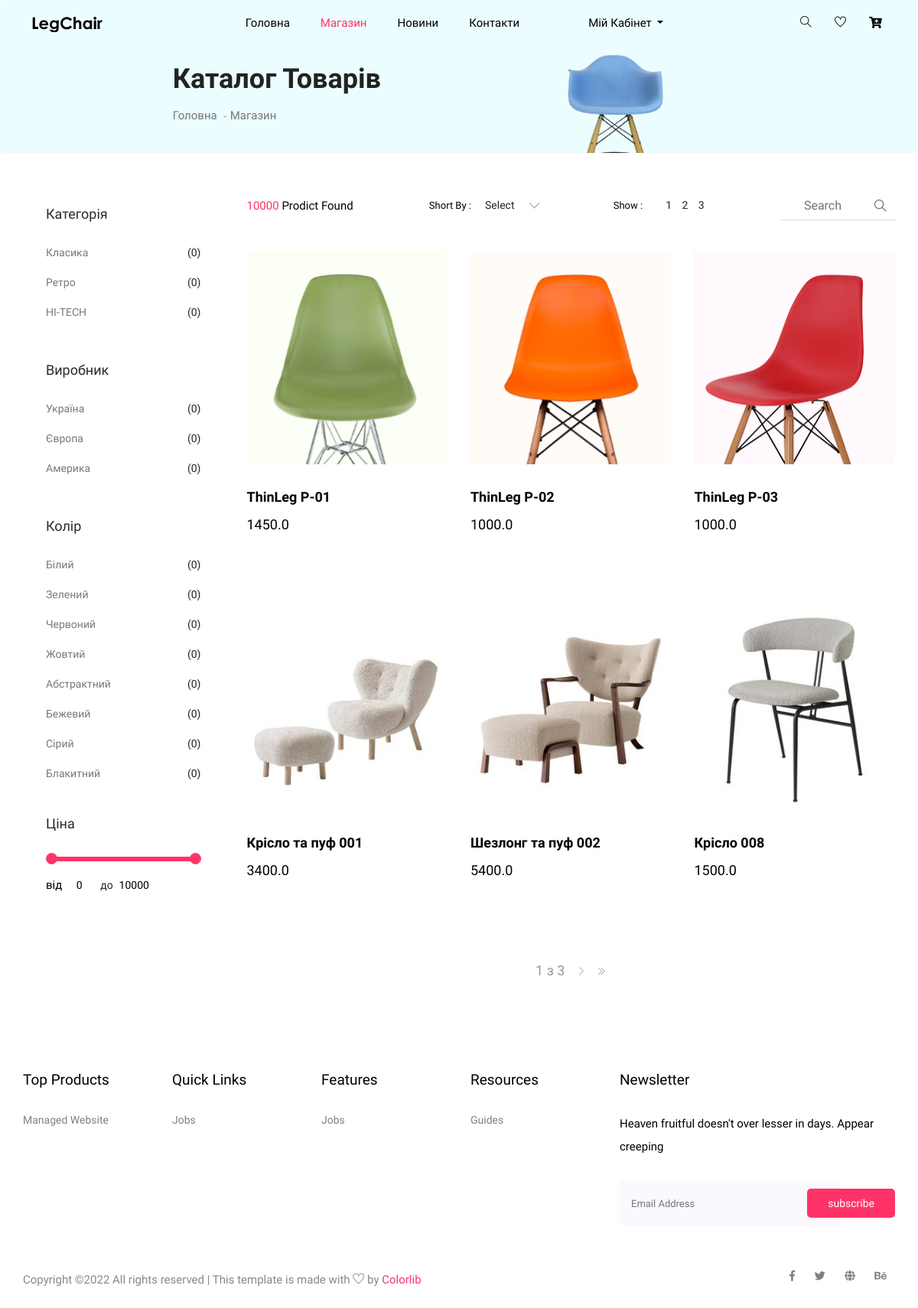
/store/, run on the app's committed database.
### store/models.py (models this page shows, shortened)
class Category(models.Model):
    name = models.CharField(max_length=100, unique=True, null=False)

class Producer(models.Model):
    name = models.CharField(max_length=100, unique=True, null=False)

class Color(models.Model):
    name = models.CharField(max_length=50, unique=True, null=False)

class Product(models.Model):
    name = models.CharField(max_length=100, unique=True, null=False)
    about = models.TextField(max_length=500, null=False)
    photo = models.FileField(upload_to='products/', null=False)
    price = models.FloatField(null=False, default=1000)
    count = models.IntegerField(null=False, default=1)
    producer = models.ForeignKey(Producer, on_delete=models.CASCADE)
    category = models.ForeignKey(Category, on_delete=models.CASCADE)
    color = models.ForeignKey(Color, on_delete=models.CASCADE)

### store/views.py (the view)
# urls.py: path('', index),
def index(request):
    all_products = Product.objects.all()
    page_size = 6
    paginator = Paginator(all_products, page_size)
    page_number = request.GET.get('page')
    return render(request, 'store/index.html', {
        'page_title': 'Каталог товарів',
        'all_products': all_products,
        'all_categories': Category.objects.all(),
        'all_producers': Producer.objects.all(),
        'all_colors': Color.objects.all(),
        'paginate_products': paginator.get_page(page_number),
        'page': 1
    })

### templates/store/index.html (shortened to what this page needs)
{% extends 'layouts/base.html' %}
{% block content %}
{% load static %}
    <section class="breadcrumb breadcrumb_bg">
        <div class="container">
            <div class="row justify-content-center">
                <div class="col-lg-8">
                    <div class="breadcrumb_iner">
                        <div class="breadcrumb_iner_item">
                            <h2>{{ page_title }}</h2>
                            <p><a href="/">Головна</a> <span>-</span>Магазин</p>
                        </div>
                    </div>
                </div>
            </div>
        </div>
    </section>
    <section class="cat_product_area section_padding">
        <div class="container">
            <div class="row">
                <div class="col-lg-3">
                    <div class="left_sidebar_area">
                        <aside class="left_widgets p_filter_widgets">
                            <div class="l_w_title">
                                <h3>Категорія</h3>
                            </div>
                            <div class="widgets_inner">
                                <ul class="list">
                                    {% for c in all_categories %}
                                    <li>
                                        <a href="#">{{ c.name }}</a>
                                        <span>(0)</span>
                                    </li>
                                    {% endfor %}
                                </ul>
                            </div>
                        </aside>
                        <aside class="left_widgets p_filter_widgets">
                            <div class="l_w_title">
                                <h3>Виробник</h3>
                            </div>
                            <div class="widgets_inner">
                                <ul class="list">
                                    {% for p in all_producers %}
                                    <li>
                                        <a href="#">{{ p.name }}</a>
                                        <span>(0)</span>
                                    </li>
                                    {% endfor %}
                                </ul>
                            </div>
                        </aside>
                        <aside class="left_widgets p_filter_widgets">
                            <div class="l_w_title">
                                <h3>Колір</h3>
                            </div>
                            <div class="widgets_inner">
                                <ul class="list">
                                    {% for c in all_colors %}
                                    <li>
                                        <a href="#">{{ c.name }}</a>
                                        <span>(0)</span>
                                    </li>
                                    {% endfor %}
                                </ul>
                            </div>
                        </aside>
                        <aside class="left_widgets p_filter_widgets price_rangs_aside">
                            <div class="l_w_title">
                                <h3>Ціна</h3>
                            </div>
                            <div class="widgets_inner">
                                <div class="range_item">
                                    <input type="text" class="js-range-slider" value="" />
                                    <div class="d-flex">
                                        <div class="price_text">
                                            <p>від</p>
                                        </div>
                                        <div class="price_value d-flex justify-content-center">
                                            <input type="text" class="js-input-from" id="amount" readonly />
                                            <span>до</span>
                                            <input type="text" class="js-input-to" id="amount" readonly />
                                        </div>
                                    </div>
                                </div>
                            </div>
                        </aside>
                    </div>
                </div>
                <div class="col-lg-9">
                    <div class="row">
                        <div class="col-lg-12">
                            <div class="product_top_bar d-flex justify-content-between align-items-center">
                                <div class="single_product_menu">
                                    <p><span>10000 </span> Prodict Found</p>
                                </div>
                                <div class="single_product_menu d-flex">
                                    <h5>short by : </h5>
                                </div>
                                <div class="single_product_menu d-flex">
                                    <h5>show :</h5>
                                    <div class="top_pageniation">
                                        <ul>
                                            <li>1</li>
                                            <li>2</li>
                                            <li>3</li>
                                        </ul>
                                    </div>
                                </div>
                                <div class="single_product_menu d-flex">
                                    <div class="input-group">
                                        <input type="text" class="form-control" placeholder="search"
                                            aria-describedby="inputGroupPrepend">
                                        <div class="input-group-prepend">
                                            <span class="input-group-text" id="inputGroupPrepend"><i
                                                    class="ti-search"></i></span>
                                        </div>
                                    </div>
                                </div>
                            </div>
                        </div>
                    </div>
                    <div class="row align-items-center latest_product_inner">
                        {% for p in paginate_products %}
                        <div class="col-lg-4 col-sm-6">
                            <div class="single_product_item">
                                <a href="#"><img src="../media/{{ p.photo }}" alt=""></a>
                                <div class="single_product_text">
                                    <h4>{{ p.name }}</h4>
                                    <h3>{{ p.price }}</h3>
                                </div>
                            </div>
                        </div>
                        {% endfor %}
                        <div class="col-lg-12">
                            <div class="pageination">
                                <nav aria-label="Page navigation example">
                                    <ul class="pagination justify-content-center">
                                        <li class="page-item">
                                            <span class="page-link">{{paginate_products.number }} з {{ paginate_products.paginator.num_pages }}</span>
                                        </li>
                                        {% if paginate_products.has_next %}
                                        <li class="page-item">
                                            <a class="page-link" href="?page={{ paginate_products.next_page_number }}">
                                                <i class="ti-angle-right"></i>
                                            </a>
                                        </li>
                                        <li class="page-item">
                                            <a class="page-link" href="?page={{ paginate_products.num_number }}">
                                                <i class="ti-angle-double-right"></i>
                                            </a>
                                        </li>
                                        {% endif %}
                                    </ul>
                                </nav>
                            </div>
                        </div>
                    </div>
                </div>
            </div>
        </div>
    </section>
{% endblock %}

### static/css/price_rangs.css (style rules this page uses)
.irs-hidden-input { position: absolute !important; display: block !important; top: 0 !important; left: 0 !important; width: 0 !important; height: 0 !important; font-size: 0 !important; line-height: 0 !important; padding: 0 !important; margin: 0 !important; outline: none !important; z-index: -9999 !important; background: none !important; border-style: solid !important; border-color: transparent !important; }

### data on the page
Category: name "Класика"
Category: name "Ретро"
Category: name "HI-TECH"
Producer: name "Україна"
Producer: name "Європа"
Producer: name "Америка"
Color: name "Білий"
Color: name "Зелений"
Color: name "Червоний"
Color: name "Жовтий"
Color: name "Абстрактний"
Color: name "Бежевий"
Color: name "Сірий"
Color: name "Блакитний"
Product: photo (picture), name "ThinLeg P-01", price "1450.0"
Product: photo (picture), name "ThinLeg P-02", price "1000.0"
Product: photo (picture), name "ThinLeg P-03", price "1000.0"
Product: photo (picture), name "Крісло та пуф 001", price "3400.0"
Product: photo (picture), name "Шезлонг та пуф 002", price "5400.0"
Product: photo (picture), name "Крісло 008", price "1500.0"

### other printed values
{{ page_title }} "Каталог Товарів"
{{ paginate_products.number }} "1"
{{ paginate_products.paginator.num_pages }} "3"
